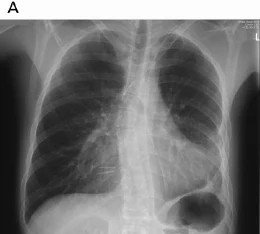
#> input picture mribefore.jpg, 260 x 234 px
$ python -i processor.py   (imports and definitions only)
#> lines starting #> are read from the running program, lines starting #| are printed output that depends on the picture
import cv2
import os
import time

def process_image(image_path):
#> called with image_path = 'mribefore.jpg'
    img = cv2.imread(image_path)
#> img is the input picture: shape (234, 260, 3); min 0, max 255, mean 114
    scales = [0.3, 0.6, 1.0]

    output_paths = []

    # ✅ ensure outputs folder exists
    os.makedirs("static/outputs", exist_ok=True)

    # create unique name
    timestamp = int(time.time())

    for scale in scales:
        resized = cv2.resize(img, None, fx=scale, fy=scale)
        gray = cv2.cvtColor(resized, cv2.COLOR_BGR2GRAY)
        edges = cv2.Canny(gray, 50, 150)

        output_file = f"static/outputs/edge_{scale}_{timestamp}.jpg"
        cv2.imwrite(output_file, edges)

        output_paths.append(output_file)
#> this loop made 3 passes
#> pass 1, in process_image, `resized = cv2.resize(img, None, fx=scale, fy=scale)`:
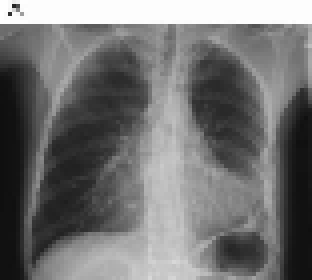
#> resized: shape (70, 78, 3) (shown 4 times larger); min 15, max 255, mean 114.2
#> pass 1, in process_image, `edges = cv2.Canny(gray, 50, 150)`:
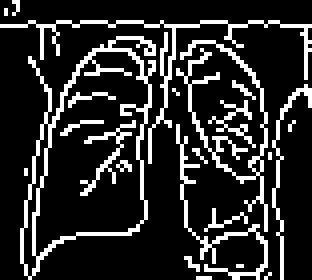
#> edges: shape (70, 78) (shown 4 times larger); 17.2% white in thin lines or dots
#> after the loop, output_paths = ['static/outputs/edge_0.3_1795208397.jpg', 'static/outputs/edge_0.6_1795208397.jpg', 'static/outputs/edge_1.0_1795208397.jpg']

    return output_paths

>>> result = process_image('mribefore.jpg')
#> result has the same summary as output_paths in process_image
